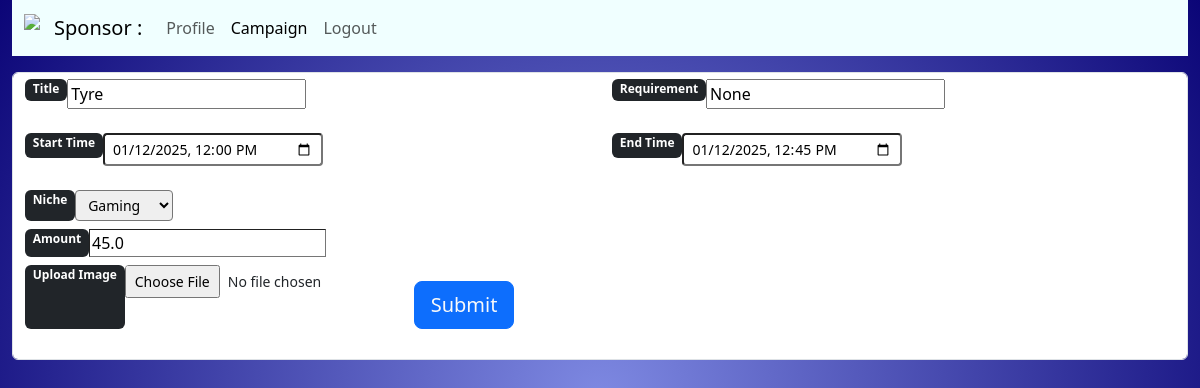
The page /campaign/1 (signed in) on the database as committed earlier.
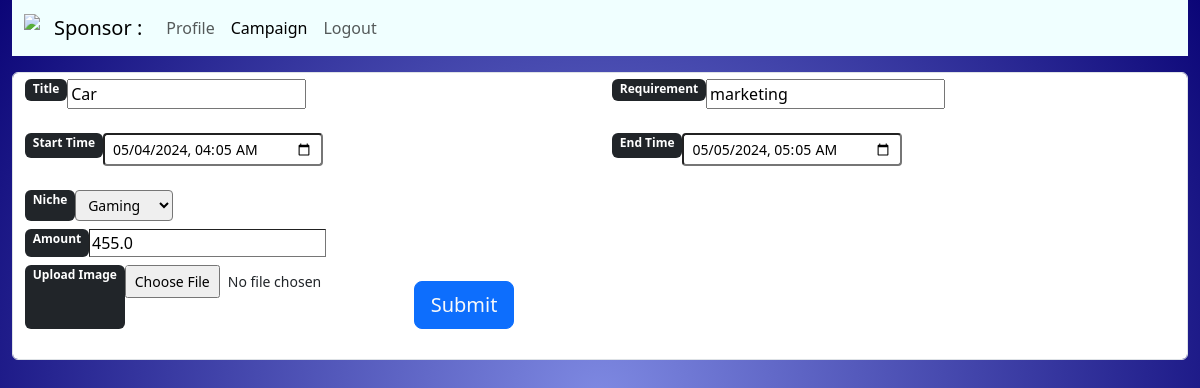
The same page on the database as committed later.
### model11.py (models this page shows)
class Campaign(db.Model,UserMixin):
    __tablename__='campaign'
    sponsor_id=db.Column(db.Integer,db.ForeignKey('sponsor.sponsor_id'))
    campaign_id=db.Column(db.Integer,primary_key=True,autoincrement=True)
    title=db.Column(db.String,nullable=False)
    image=db.Column(db.String)
    niche=db.Column(db.String,nullable=False)
    requirement=db.Column(db.String)
    amount=db.Column(db.Double,nullable=True)
    influencer_id=(db.Column(db.Integer,db.ForeignKey('influencer.influencer_id')))
    flag=db.Column(db.Integer,nullable=False)
    time=db.relationship('Time',uselist=False,backref=db.backref('campaign',uselist=False),cascade='all,delete-orphan')
    request=db.relationship('Request',backref=db.backref('campaign'),cascade='all,delete-orphan')
    irequest=db.relationship('Irequest',backref=db.backref('campaign'),cascade='all,delete-orphan')

class Time(db.Model,UserMixin):
    __tablename__='time'
    campaign_id=db.Column(db.Integer,db.ForeignKey('campaign.campaign_id'),primary_key=True)
    start=db.Column(db.DateTime,nullable=False)
    end=db.Column(db.DateTime,nullable=False)
    status=db.Column(db.Integer,nullable=False)

### app.py (the view, shortened to what this page needs)
@app.route('/campaign/<int:id>',methods=['GET','POST'])
@login_required
def updatecampaign(id):
    if request.method=='GET':
        c=db.session.query(Campaign,Time).filter(Campaign.campaign_id==id,Time.campaign_id==id).first()
        r=db.session.query(Request).filter(Request.campaign_id==c[0].campaign_id).first()
        return render_template('addcampaign.html',user=current_user.sponsor,campaign=c,url=url_for('updatecampaign',id=c[0].campaign_id),amount=c[0].amount)

### app.py (called while the page is built)
@login.user_loader
def loader(user_id):
    return db.session.get(Roles,int(user_id))

### templates/addcampaign.html (shortened to what this page needs)
<!DOCTYPE html>
<html lang="en">
<head>
    <link rel="stylesheet" href="https://cdn.jsdelivr.net/npm/bootstrap-icons@1.3.0/font/bootstrap-icons.css">
    <link href="https://cdn.jsdelivr.net/npm/bootstrap@5.3.3/dist/css/bootstrap.min.css" rel="stylesheet">
</head>
<body class="aa ">
  <div class="container-fluid h-100 ">
    <div class="row mb-3 ">
      <div class="col-12">
        <nav class="navbar navbar-expand-lg aj">
          <div class="container-fluid aj ">
            <a class="navbar-brand" href="/registration/sponsor">
              <img src="{{url_for('static',filename=user.image)}}" alt="  " width="30" height="24" class="d-inline-block align-text-top">Sponsor : {{user.company_name}}</a>
            <div class="collapse navbar-collapse" id="navbarNav">
              <ul class="navbar-nav">
                <li class="nav-item">
                  <a class="nav-link"  href="/dashboard">Profile</a>
                </li>
                <li class="nav-item">
                  <a class="nav-link active" aria-current="page" href="/campaign">Campaign</a>
                </li>
                <li class="nav-item">
                  <a class="nav-link " href="/logout">Logout</a>
                </li>
              </ul>
            </div>
          </div>
        </nav>
      </div>
    </div>
    <div class="row mb-3">
      <div class="col">
        <form  action="{{url}}" enctype="multipart/form-data" class="form-control align-items-center" method="post">
          <div class="row align-items-center mb-3">
            <div class="col d-flex flex-wrap mb-2">
              <label for="title" class="form-label badge bg-dark">Title</label>
              <input type="text" class="input-text " id="title" name="title"
              value="{{campaign[0].title | default('')}}"/>
            </div>
            <div class="col d-flex flex-wrap mb-2">
              <label for="req" class="form-label badge bg-dark">Requirement</label>
              <input type="text" class="input-text" id="req" name="requirement" value="{{campaign[0].requirement | default("")}}">
            </div>
          </div>
          <div class="row align-items-center mb-3">
            <div class="col d-flex flex-wrap mb-2">
              <label for="start" class="form-label badge bg-dark">Start Time</label>
              <input type="datetime-local" class="form-control-sm" id="start" name="start" value="{{campaign[1].start | default('')}}">
            </div>
            <div class="col d-flex flex-wrap mb-2">
              <label for="end" class="form-label  badge bg-dark">End Time</label>
              <input type="datetime-local" class="form-control-sm " id="end" name="end" value="{{campaign[1].end | default('')}}">
            </div>
          </div>
          <div class="form-row align-items-center">
            <div class="col d-flex flex-wrap mb-2">
              <label class="badge bg-dark " for="niche">Niche</label>
              <select class="form-select-sm " id="niche" name="niche" value="{{campaign[0].niche | default('')}}">
                <option class="text-light bg-dark" value="Gaming">Gaming</option>
              </select>
            </div>
            <div class="col d-flex flex-wrap mb-2">
              <label class="badge bg-dark " for="amount">Amount</label>
              <input class="  input-text border-1 " type="number" step="0.01" id="amount" name="amount" value="{{amount | default('')}}">
            </div>
          </div>
          <div class="form-row align-items-center">
            <div class="col-12 d-flex flex-wrap">
              <label class="badge bg-dark" for="image">Upload Image</label>
              <input class="form-control-sm" type="file" name="image" id="image">
              <div class="mt-3 d-flex justify-content-center">
                <button type="submit" class="btn btn-primary btn-lg text-light ">Submit</button>
              </div>
            </div>
          </div><br>
        </form>
        </div>
    </div>
  </div>
</body>
</html>

### templates/addcampaign.html (style rules this page uses)
.aa { background: radial-gradient(circle,#7e89e2, #0b0577); height: 100vh; }
.aj { background-color: azure; }
.form-label { display: inline-block; }

Rows that differ between the two databases and show on the page:
changed Campaign "Gaming": title "Tyre" → "Car"; requirement "None" → "marketing"; amount "45.0" → "455.0"
changed Time: start "01/12/2025 12:00" → "05/04/2024 04:05"; end "01/12/2025 12:45" → "05/05/2024 05:05"
